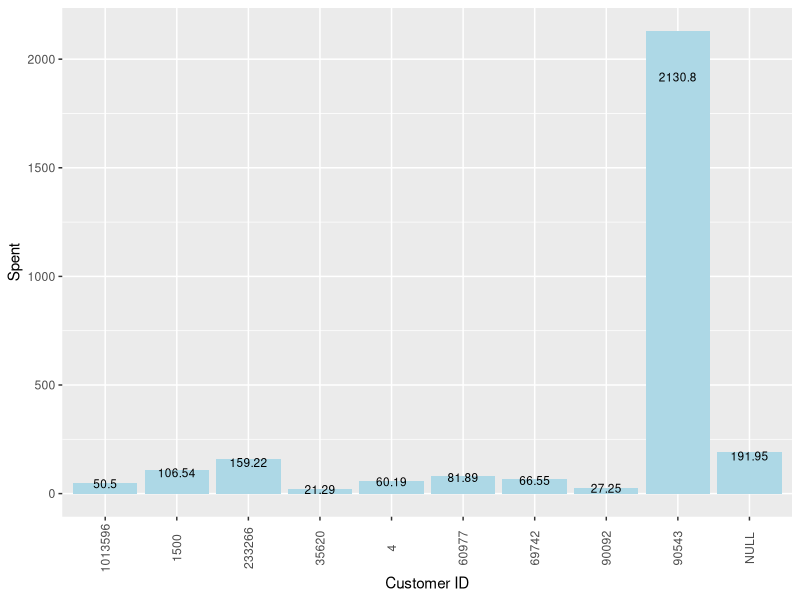
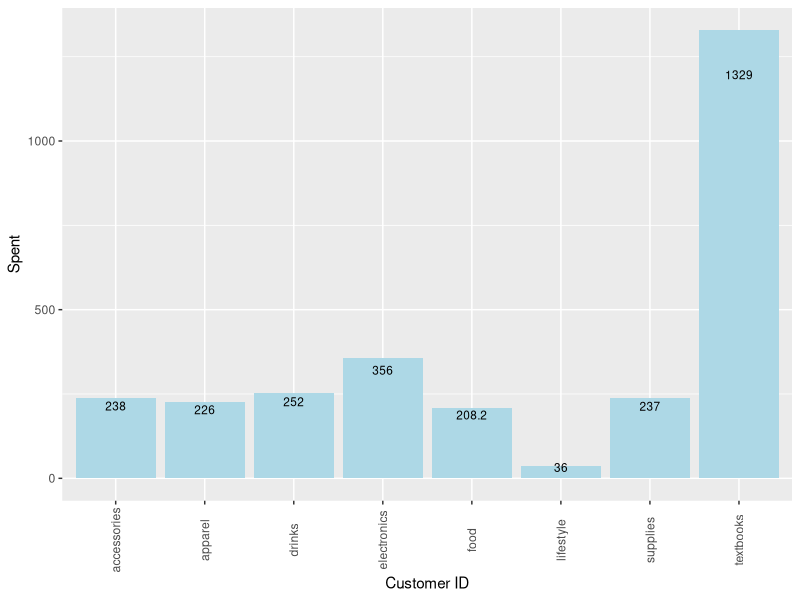
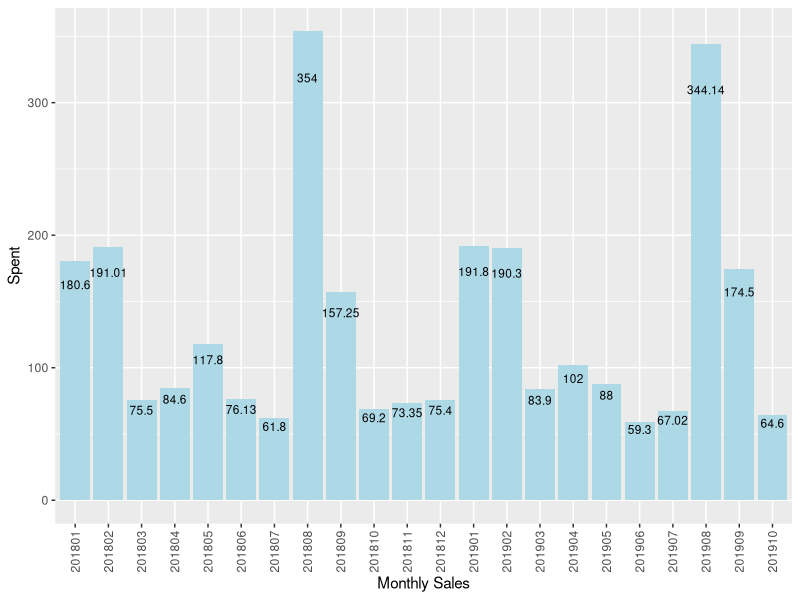

Write R code to recreate these figures, in order.
## ---- chunk 1
suppressMessages(library("tidyverse"))
suppressMessages(library("tidyr"))
suppressMessages(library("dplyr"))
suppressMessages(library("readr"))
suppressMessages(library("stringr"))
## ---- chunk 2
u_reg <- read_csv("register.csv")
u_sales <- read_csv("sales.csv")
## ---- chunk 3
colnames(u_reg)[colnames(u_reg) == "is the customer a student/faculty/staff (0) or unaffiliated (1)"] <- "aff"
colnames(u_reg)[colnames(u_reg) == "customer id"] <- "c_id"
colnames(u_reg)[colnames(u_reg) == "contact preference"] <- "con_pref"
colnames(u_reg)[colnames(u_reg) == "preferred customer discount"] <- "discount"
## ---- chunk 4
colnames(u_sales)[colnames(u_sales) == "category of inventory goods"] <- "inv_cat"
## ---- chunk 5
long_sales <- u_sales %>% gather(date, amount, 2:23)
## ---- chunk 6
long_sales$inv_cat[long_sales$inv_cat == "health, beauty, and fitness"] <- "lifestyle"
## ---- chunk 7
aff_cust <- distinct(tibble(cust_id = u_reg$c_id, contact_pref = u_reg$con_pref, news_get = u_reg$newsletter))
## ---- chunk 8
purchase <- tibble(purchase = u_reg$purchase, item = u_reg$item, charge = u_reg$charge, cost = u_reg$price, cust_id = u_reg$c_id, aff = u_reg$aff)
## ---- chunk 9
library("ggplot2")
## ---- chunk 10
cus_tots <- aggregate(purchase$cost, by=list(cust_id = purchase$cust_id), FUN=sum)
colnames(cus_tots)[colnames(cus_tots) == "x"] <- "total"
cus_tots$cust_id[cus_tots$cust_id == "--"] <- "NULL"
## ---- chunk 11
ggplot(cus_tots, aes(cus_tots$cust_id, cus_tots$total, label=cus_tots$total)) + geom_bar(stat = "identity", fill = "lightblue") + scale_x_discrete("Customer ID") + scale_y_continuous("Spent") + theme(axis.text.x = element_text(angle = 90, vjust = 0.5)) + geom_text(size = 3, position = position_stack(vjust = .9))
## ---- chunk 12
cat_tots <- aggregate(long_sales$amount, by=list(category = long_sales$inv_cat), FUN=sum)
## ---- chunk 13
colnames(cat_tots)[colnames(cat_tots) == "x"] <- "total"
## ---- chunk 14
ggplot(cat_tots, aes(cat_tots$category, cat_tots$total, label=cat_tots$total)) + geom_bar(stat = "identity", fill = "lightblue") + scale_x_discrete("Customer ID") + scale_y_continuous("Spent") + theme(axis.text.x = element_text(angle = 90, vjust = 0.5)) + geom_text(size = 3, position = position_stack(vjust = 0.9))
## ---- chunk 15
mon_tots <- aggregate(long_sales$amount, by=list(category = long_sales$date), FUN=sum)
colnames(mon_tots)[colnames(mon_tots) == "x"] <- "total"
colnames(mon_tots)[colnames(mon_tots) == "category"] <- "month"
## ---- chunk 16
mon_tots$month[mon_tots$month == "1-2018"] <- "201801"
mon_tots$month[mon_tots$month == "2-2018"] <- "201802"
mon_tots$month[mon_tots$month == "3-2018"] <- "201803"
mon_tots$month[mon_tots$month == "4-2018"] <- "201804"
mon_tots$month[mon_tots$month == "5-2018"] <- "201805"
mon_tots$month[mon_tots$month == "6-2018"] <- "201806"
mon_tots$month[mon_tots$month == "7-2018"] <- "201807"
mon_tots$month[mon_tots$month == "8-2018"] <- "201808"
mon_tots$month[mon_tots$month == "9-2018"] <- "201809"
mon_tots$month[mon_tots$month == "10-2018"] <- "201810"
mon_tots$month[mon_tots$month == "11-2018"] <- "201811"
mon_tots$month[mon_tots$month == "12-2018"] <- "201812"
mon_tots$month[mon_tots$month == "1-2019"] <- "201901"
mon_tots$month[mon_tots$month == "2-2019"] <- "201902"
mon_tots$month[mon_tots$month == "3-2019"] <- "201903"
mon_tots$month[mon_tots$month == "4-2019"] <- "201904"
mon_tots$month[mon_tots$month == "5-2019"] <- "201905"
mon_tots$month[mon_tots$month == "6-2019"] <- "201906"
mon_tots$month[mon_tots$month == "7-2019"] <- "201907"
mon_tots$month[mon_tots$month == "8-2019"] <- "201908"
mon_tots$month[mon_tots$month == "9-2019"] <- "201909"
mon_tots$month[mon_tots$month == "10-2019"] <- "201910"
## ---- chunk 17
ggplot(mon_tots, aes(mon_tots$month, mon_tots$total, label=mon_tots$total)) + geom_bar(stat = "identity", fill = "lightblue") + scale_x_discrete("Monthly Sales") + scale_y_continuous("Spent") + theme(axis.text.x = element_text(angle = 90, vjust = 0.5)) + geom_text(size = 3, position = position_stack(vjust = 0.9))
